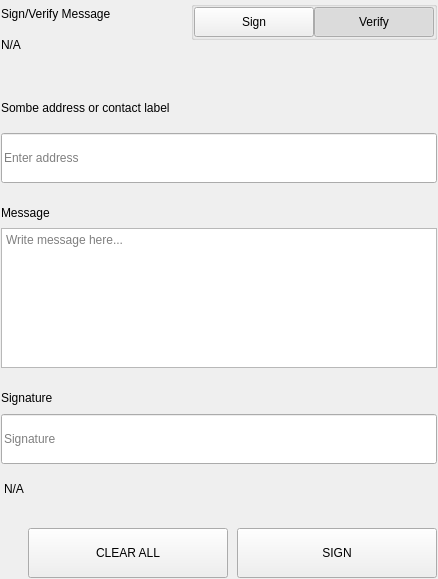
<?xml version="1.0" encoding="UTF-8"?>
<ui version="4.0">
 <class>SettingsSignMessageWidgets</class>
 <widget class="QWidget" name="SettingsSignMessageWidgets">
  <property name="geometry">
   <rect>
    <x>0</x>
    <y>0</y>
    <width>438</width>
    <height>579</height>
   </rect>
  </property>
  <property name="windowTitle">
   <string>Form</string>
  </property>
  <layout class="QVBoxLayout" name="verticalLayout">
   <property name="spacing">
    <number>0</number>
   </property>
   <property name="leftMargin">
    <number>0</number>
   </property>
   <property name="topMargin">
    <number>0</number>
   </property>
   <property name="rightMargin">
    <number>0</number>
   </property>
   <property name="bottomMargin">
    <number>0</number>
   </property>
   <item>
    <widget class="QWidget" name="left" native="true">
     <layout class="QVBoxLayout" name="verticalLayout_3">
      <property name="leftMargin">
       <number>0</number>
      </property>
      <property name="topMargin">
       <number>0</number>
      </property>
      <property name="rightMargin">
       <number>0</number>
      </property>
      <property name="bottomMargin">
       <number>0</number>
      </property>
      <item>
       <widget class="QWidget" name="container_sign" native="true">
        <layout class="QVBoxLayout" name="verticalLayout_2">
         <property name="spacing">
          <number>0</number>
         </property>
         <property name="leftMargin">
          <number>1</number>
         </property>
         <property name="topMargin">
          <number>1</number>
         </property>
         <property name="rightMargin">
          <number>1</number>
         </property>
         <property name="bottomMargin">
          <number>1</number>
         </property>
         <item>
          <layout class="QHBoxLayout" name="horizontalLayout_3" stretch="3,1">
           <property name="spacing">
            <number>40</number>
           </property>
           <item>
            <layout class="QVBoxLayout" name="verticalLayoutTitle">
             <property name="spacing">
              <number>5</number>
             </property>
             <item>
              <widget class="QLabel" name="labelTitle">
               <property name="text">
                <string>Sign/Verify Message</string>
               </property>
              </widget>
             </item>
             <item>
              <widget class="QLabel" name="labelSubtitle1">
               <property name="text">
                <string notr="true">N/A</string>
               </property>
               <property name="wordWrap">
                <bool>true</bool>
               </property>
              </widget>
             </item>
            </layout>
           </item>
           <item alignment="Qt::AlignRight|Qt::AlignTop">
            <widget class="QWidget" name="containerSwitch" native="true">
             <property name="styleSheet">
              <string notr="true">#containerSwitch{
	padding-top:9px;
}</string>
             </property>
             <layout class="QVBoxLayout" name="verticalLayout_6">
              <property name="spacing">
               <number>4</number>
              </property>
              <property name="leftMargin">
               <number>0</number>
              </property>
              <property name="topMargin">
               <number>0</number>
              </property>
              <property name="rightMargin">
               <number>0</number>
              </property>
              <property name="bottomMargin">
               <number>0</number>
              </property>
              <item alignment="Qt::AlignRight">
               <widget class="QGroupBox" name="groupBox">
                <property name="sizePolicy">
                 <sizepolicy hsizetype="Fixed" vsizetype="Preferred">
                  <horstretch>0</horstretch>
                  <verstretch>0</verstretch>
                 </sizepolicy>
                </property>
                <property name="title">
                 <string/>
                </property>
                <property name="alignment">
                 <set>Qt::AlignRight|Qt::AlignTop|Qt::AlignTrailing</set>
                </property>
                <layout class="QHBoxLayout" name="horizontalLayout_4">
                 <property name="spacing">
                  <number>0</number>
                 </property>
                 <property name="leftMargin">
                  <number>0</number>
                 </property>
                 <property name="topMargin">
                  <number>0</number>
                 </property>
                 <property name="rightMargin">
                  <number>0</number>
                 </property>
                 <property name="bottomMargin">
                  <number>0</number>
                 </property>
                 <item>
                  <widget class="QPushButton" name="pushSign">
                   <property name="minimumSize">
                    <size>
                     <width>120</width>
                     <height>30</height>
                    </size>
                   </property>
                   <property name="maximumSize">
                    <size>
                     <width>120</width>
                     <height>30</height>
                    </size>
                   </property>
                   <property name="focusPolicy">
                    <enum>Qt::NoFocus</enum>
                   </property>
                   <property name="text">
                    <string>Sign</string>
                   </property>
                   <property name="checkable">
                    <bool>true</bool>
                   </property>
                   <property name="autoExclusive">
                    <bool>true</bool>
                   </property>
                  </widget>
                 </item>
                 <item>
                  <widget class="QPushButton" name="pushVerify">
                   <property name="minimumSize">
                    <size>
                     <width>120</width>
                     <height>30</height>
                    </size>
                   </property>
                   <property name="maximumSize">
                    <size>
                     <width>120</width>
                     <height>30</height>
                    </size>
                   </property>
                   <property name="focusPolicy">
                    <enum>Qt::NoFocus</enum>
                   </property>
                   <property name="text">
                    <string>Verify</string>
                   </property>
                   <property name="checkable">
                    <bool>true</bool>
                   </property>
                   <property name="checked">
                    <bool>true</bool>
                   </property>
                   <property name="autoExclusive">
                    <bool>true</bool>
                   </property>
                  </widget>
                 </item>
                </layout>
               </widget>
              </item>
              <item alignment="Qt::AlignHCenter|Qt::AlignTop">
               <widget class="QLabel" name="labelSubtitleSwitch">
                <property name="text">
                 <string/>
                </property>
                <property name="alignment">
                 <set>Qt::AlignRight|Qt::AlignTrailing|Qt::AlignVCenter</set>
                </property>
               </widget>
              </item>
             </layout>
            </widget>
           </item>
          </layout>
         </item>
         <item>
          <spacer name="verticalSpacer_2">
           <property name="orientation">
            <enum>Qt::Vertical</enum>
           </property>
           <property name="sizeType">
            <enum>QSizePolicy::Fixed</enum>
           </property>
           <property name="sizeHint" stdset="0">
            <size>
             <width>20</width>
             <height>40</height>
            </size>
           </property>
          </spacer>
         </item>
         <item>
          <widget class="QWidget" name="containerAddress" native="true">
           <property name="sizePolicy">
            <sizepolicy hsizetype="Preferred" vsizetype="Fixed">
             <horstretch>0</horstretch>
             <verstretch>0</verstretch>
            </sizepolicy>
           </property>
           <layout class="QVBoxLayout" name="verticalLayout_5" stretch="0,0">
            <property name="spacing">
             <number>15</number>
            </property>
            <property name="leftMargin">
             <number>0</number>
            </property>
            <property name="topMargin">
             <number>0</number>
            </property>
            <property name="rightMargin">
             <number>0</number>
            </property>
            <property name="bottomMargin">
             <number>0</number>
            </property>
            <item>
             <widget class="QLabel" name="labelSubtitleAddress">
              <property name="minimumSize">
               <size>
                <width>0</width>
                <height>20</height>
               </size>
              </property>
              <property name="maximumSize">
               <size>
                <width>16777215</width>
                <height>20</height>
               </size>
              </property>
              <property name="text">
               <string>Sombe address or contact label</string>
              </property>
             </widget>
            </item>
            <item>
             <widget class="QLineEdit" name="addressIn_SM">
              <property name="minimumSize">
               <size>
                <width>0</width>
                <height>50</height>
               </size>
              </property>
              <property name="maximumSize">
               <size>
                <width>16777215</width>
                <height>50</height>
               </size>
              </property>
              <property name="placeholderText">
               <string>Enter address</string>
              </property>
             </widget>
            </item>
           </layout>
          </widget>
         </item>
         <item>
          <spacer name="verticalSpacer_3">
           <property name="orientation">
            <enum>Qt::Vertical</enum>
           </property>
           <property name="sizeType">
            <enum>QSizePolicy::Fixed</enum>
           </property>
           <property name="sizeHint" stdset="0">
            <size>
             <width>20</width>
             <height>20</height>
            </size>
           </property>
          </spacer>
         </item>
         <item>
          <layout class="QVBoxLayout" name="verticalLayout_9">
           <property name="spacing">
            <number>5</number>
           </property>
           <item>
            <widget class="QLabel" name="labelSubtitleMessage">
             <property name="minimumSize">
              <size>
               <width>0</width>
               <height>20</height>
              </size>
             </property>
             <property name="maximumSize">
              <size>
               <width>16777215</width>
               <height>20</height>
              </size>
             </property>
             <property name="text">
              <string>Message</string>
             </property>
            </widget>
           </item>
           <item>
            <widget class="QPlainTextEdit" name="messageIn_SM">
             <property name="minimumSize">
              <size>
               <width>0</width>
               <height>140</height>
              </size>
             </property>
             <property name="maximumSize">
              <size>
               <width>16777215</width>
               <height>140</height>
              </size>
             </property>
             <property name="placeholderText">
              <string>Write message here...</string>
             </property>
            </widget>
           </item>
          </layout>
         </item>
         <item>
          <spacer name="verticalSpacer_4">
           <property name="orientation">
            <enum>Qt::Vertical</enum>
           </property>
           <property name="sizeType">
            <enum>QSizePolicy::Fixed</enum>
           </property>
           <property name="sizeHint" stdset="0">
            <size>
             <width>20</width>
             <height>20</height>
            </size>
           </property>
          </spacer>
         </item>
         <item>
          <widget class="QWidget" name="widget" native="true">
           <property name="minimumSize">
            <size>
             <width>0</width>
             <height>75</height>
            </size>
           </property>
           <property name="maximumSize">
            <size>
             <width>16777215</width>
             <height>16777215</height>
            </size>
           </property>
           <layout class="QVBoxLayout" name="verticalLayout_4">
            <property name="leftMargin">
             <number>0</number>
            </property>
            <property name="topMargin">
             <number>0</number>
            </property>
            <property name="rightMargin">
             <number>0</number>
            </property>
            <property name="bottomMargin">
             <number>0</number>
            </property>
            <item>
             <widget class="QLabel" name="labelSubtitleSignature">
              <property name="minimumSize">
               <size>
                <width>0</width>
                <height>20</height>
               </size>
              </property>
              <property name="maximumSize">
               <size>
                <width>16777215</width>
                <height>20</height>
               </size>
              </property>
              <property name="text">
               <string>Signature</string>
              </property>
             </widget>
            </item>
            <item>
             <widget class="QLineEdit" name="signatureOut_SM">
              <property name="minimumSize">
               <size>
                <width>0</width>
                <height>50</height>
               </size>
              </property>
              <property name="placeholderText">
               <string>Signature</string>
              </property>
             </widget>
            </item>
           </layout>
          </widget>
         </item>
         <item>
          <widget class="QLabel" name="statusLabel_SM">
           <property name="styleSheet">
            <string notr="true">padding-top:5px;</string>
           </property>
           <property name="text">
            <string notr="true">N/A</string>
           </property>
          </widget>
         </item>
         <item>
          <spacer name="verticalSpacer">
           <property name="orientation">
            <enum>Qt::Vertical</enum>
           </property>
           <property name="sizeType">
            <enum>QSizePolicy::Fixed</enum>
           </property>
           <property name="sizeHint" stdset="0">
            <size>
             <width>20</width>
             <height>20</height>
            </size>
           </property>
          </spacer>
         </item>
         <item>
          <layout class="QHBoxLayout" name="horizontalLayout_7">
           <property name="spacing">
            <number>9</number>
           </property>
           <item>
            <spacer name="horizontalSpacer_5">
             <property name="orientation">
              <enum>Qt::Horizontal</enum>
             </property>
             <property name="sizeType">
              <enum>QSizePolicy::Expanding</enum>
             </property>
             <property name="sizeHint" stdset="0">
              <size>
               <width>40</width>
               <height>20</height>
              </size>
             </property>
            </spacer>
           </item>
           <item>
            <widget class="QPushButton" name="pushButtonClear">
             <property name="minimumSize">
              <size>
               <width>200</width>
               <height>50</height>
              </size>
             </property>
             <property name="focusPolicy">
              <enum>Qt::NoFocus</enum>
             </property>
             <property name="text">
              <string>CLEAR ALL</string>
             </property>
            </widget>
           </item>
           <item>
            <widget class="QPushButton" name="pushButtonSave">
             <property name="minimumSize">
              <size>
               <width>200</width>
               <height>50</height>
              </size>
             </property>
             <property name="maximumSize">
              <size>
               <width>200</width>
               <height>50</height>
              </size>
             </property>
             <property name="focusPolicy">
              <enum>Qt::NoFocus</enum>
             </property>
             <property name="text">
              <string>SIGN</string>
             </property>
            </widget>
           </item>
          </layout>
         </item>
        </layout>
       </widget>
      </item>
     </layout>
    </widget>
   </item>
  </layout>
 </widget>
 <resources/>
 <connections/>
</ui>
